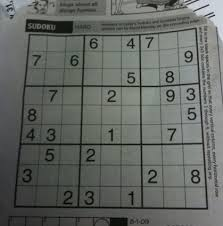
#> input picture 7.jpg, 223 x 226 px
$ python edge.py   (older library calls are emulated)
#> lines starting #> are read from the running program, lines starting #| are printed output that depends on the picture; after the words box and inside, x2 and y2 are one past the last pixel; in counts of white or black regions, pixels touching at a corner belong together
import cv2
import numpy as np
from matplotlib import pyplot as plt
img = cv2.imread('7.jpg',0)
#> img: shape (226, 223); min 0, max 221, mean 101.8
#laplacian
img_laplacian = cv2.Laplacian(img,cv2.CV_64F)
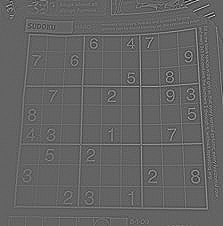
#> img_laplacian: shape (226, 223) float64; min -286, max 443, mean 0; drawn with min black and max white
#sobel
img_sobelx = cv2.Sobel(img,cv2.CV_64F,1,0,ksize=5)
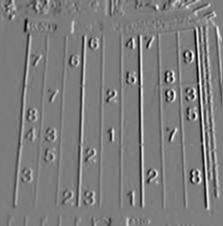
#> img_sobelx: shape (226, 223) float64; min -4858, max 5091, mean 39.4; drawn with min black and max white
img_sobely = cv2.Sobel(img,cv2.CV_64F,0,1,ksize=5)
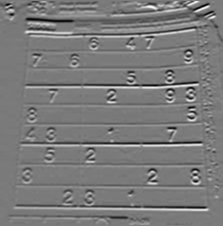
#> img_sobely: shape (226, 223) float64; min -4968, max 5267, mean -29.9; drawn with min black and max white
#canny
img_canny = cv2.Canny(img,100,200)
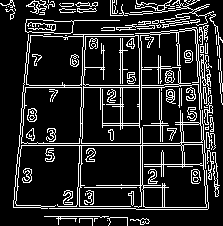
#> img_canny: shape (226, 223); 15.7% white in thin lines or dots
#prewitt
kernelx = np.array([[1,1,1],[0,0,0],[-1,-1,-1]])
kernely = np.array([[-1,0,1],[-1,0,1],[-1,0,1]])
img_prewittx = cv2.filter2D(img, -1, kernelx)
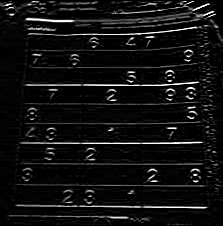
#> img_prewittx: shape (226, 223); min 0, max 255, mean 17.1
img_prewitty = cv2.filter2D(img,-1, kernely)
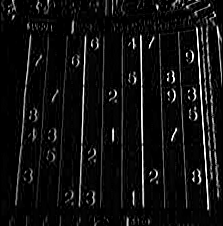
#> img_prewitty: shape (226, 223); min 0, max 255, mean 16.7
plt.figure
plt.subplot(3,2,1),plt.imshow(img_laplacian,cmap = 'gray')
plt.title('Laplacian'), plt.xticks([]), plt.yticks([])
plt.subplot(3,2,2),plt.imshow(img_sobelx,cmap = 'gray')
plt.title('Sobelx'), plt.xticks([]), plt.yticks([])
plt.subplot(3,2,3),plt.imshow(img_sobely,cmap = 'gray')
plt.title('Sobely'), plt.xticks([]), plt.yticks([])
plt.subplot(3,2,4),plt.imshow(img_canny,cmap = 'gray')
plt.title('Canny'), plt.xticks([]), plt.yticks([])
plt.subplot(3,2,5),plt.imshow(img_prewittx,cmap = 'gray')
plt.title('Prewittx'), plt.xticks([]), plt.yticks([])
plt.subplot(3,2,6),plt.imshow(img_prewitty,cmap = 'gray')
plt.title('Prewitty'), plt.xticks([]), plt.yticks([])
plt.show()
plt.figure
plt.imshow(img,cmap = 'gray')
plt.title('Original'), plt.xticks([]), plt.yticks([])
plt.show()

$ run again, with 4.jpg copied over 7.jpg
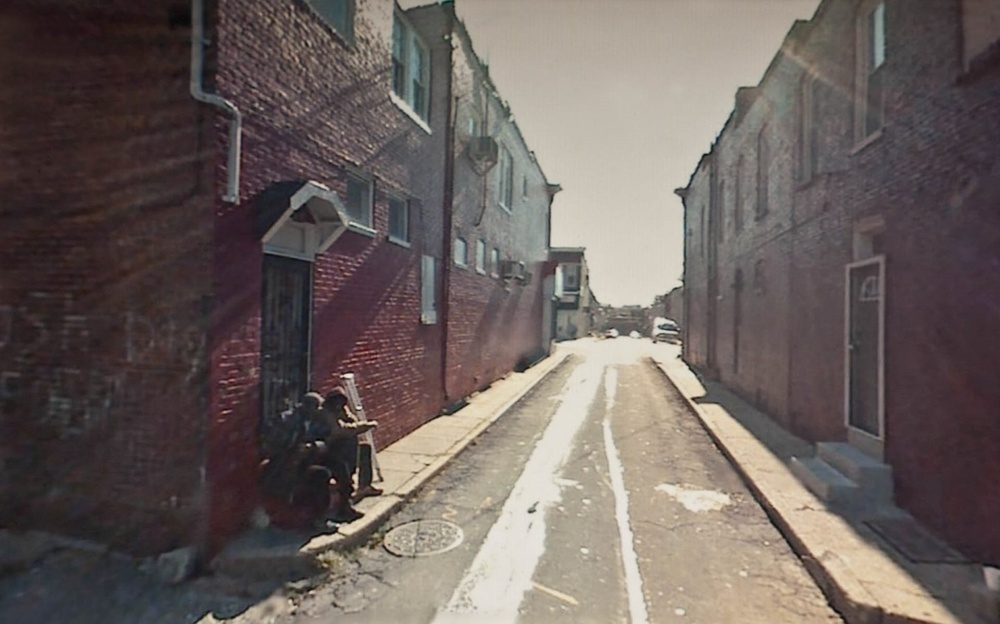
#> input picture 4.jpg, 1000 x 624 px, shrunk from 1442 x 900 before the run
#> `img_canny = cv2.Canny(img,100,200)`:
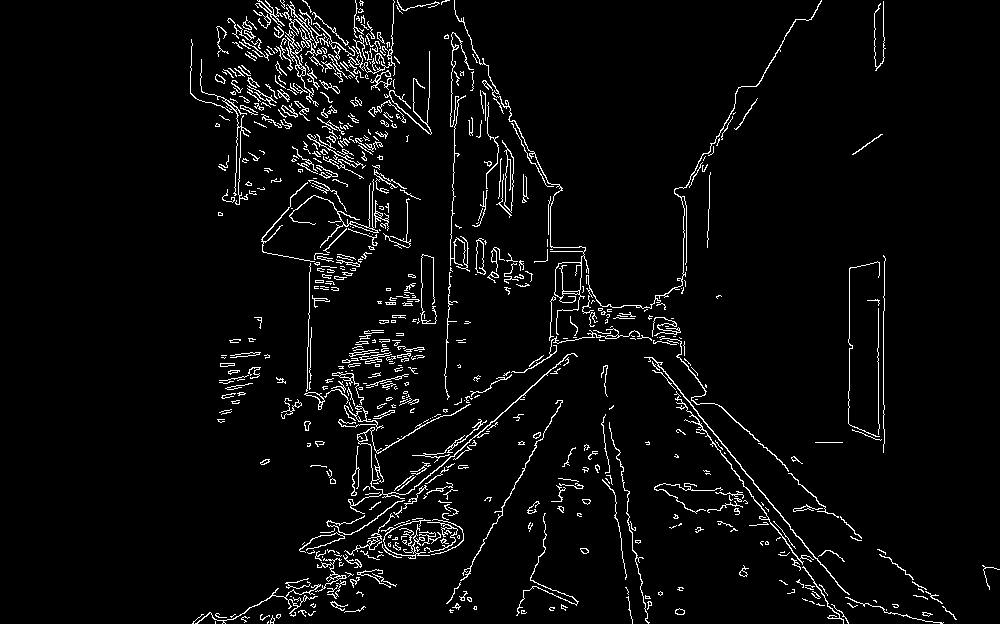
#> img_canny: shape (624, 1000); 4.2% white in thin lines or dots, all inside (x1, y1, x2, y2) = (190, 0, 1000, 624)
#> `img_prewitty = cv2.filter2D(img,-1, kernely)`:
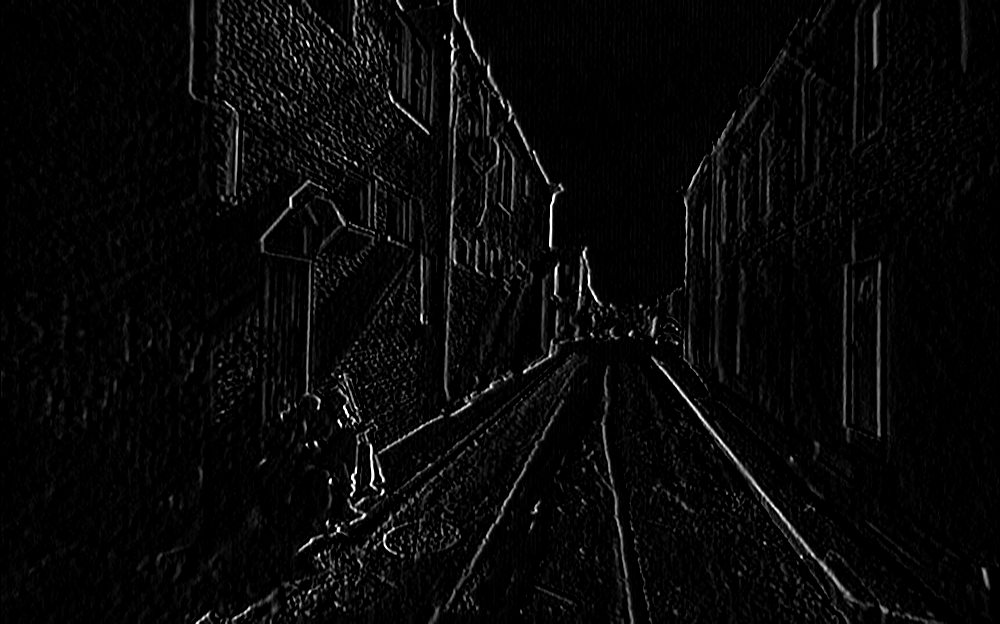
#> img_prewitty: shape (624, 1000); min 0, max 255, mean 8.1

$ run again, with 5.jpg copied over 7.jpg
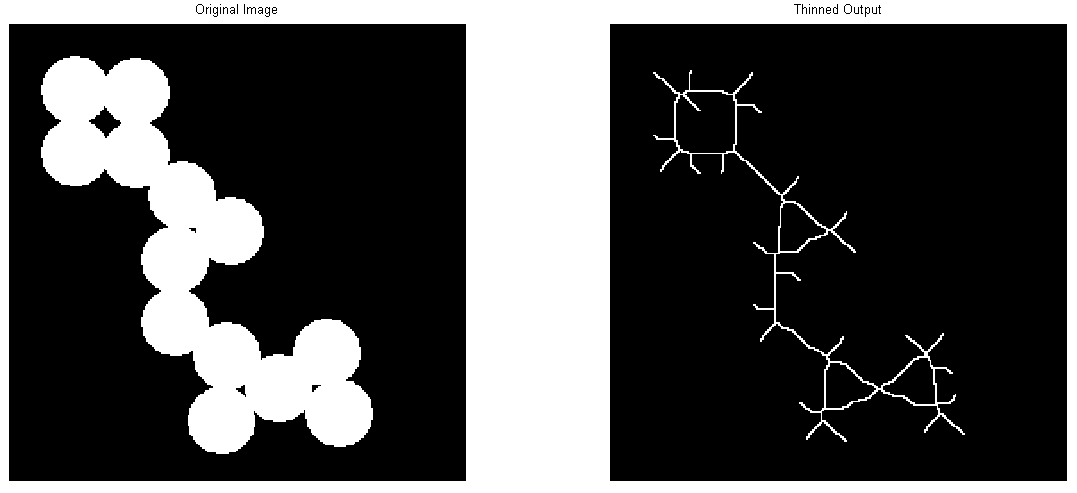
#> input picture 5.jpg, 1077 x 493 px
#> img: shape (493, 1077); 30.4% white; 3 white regions, box (x1, y1, x2, y2) and area: (0, 0, 1077, 493) 112836, (41, 56, 373, 454) 45020, (653, 70, 965, 442) 3641
#> `img_sobely = cv2.Sobel(img,cv2.CV_64F,0,1,ksize=5)`:
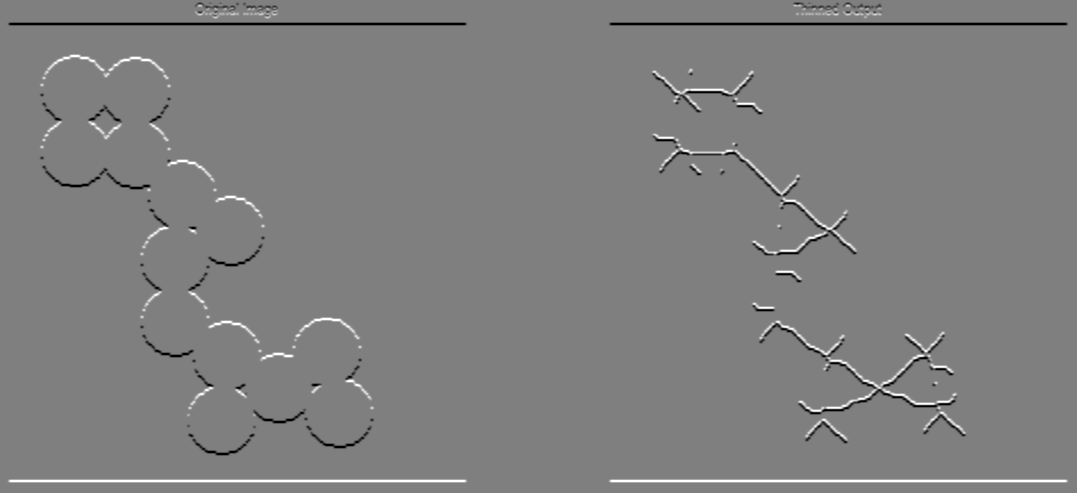
#> img_sobely: shape (493, 1077) float64; min -12240, max 12240, mean 0; drawn with min black and max white
#> img_canny: shape (493, 1077); 1.6% white in thin lines or dots
#> img_prewittx: shape (493, 1077); 1.4% white in thin lines or dots
#> `img_prewitty = cv2.filter2D(img,-1, kernely)`:
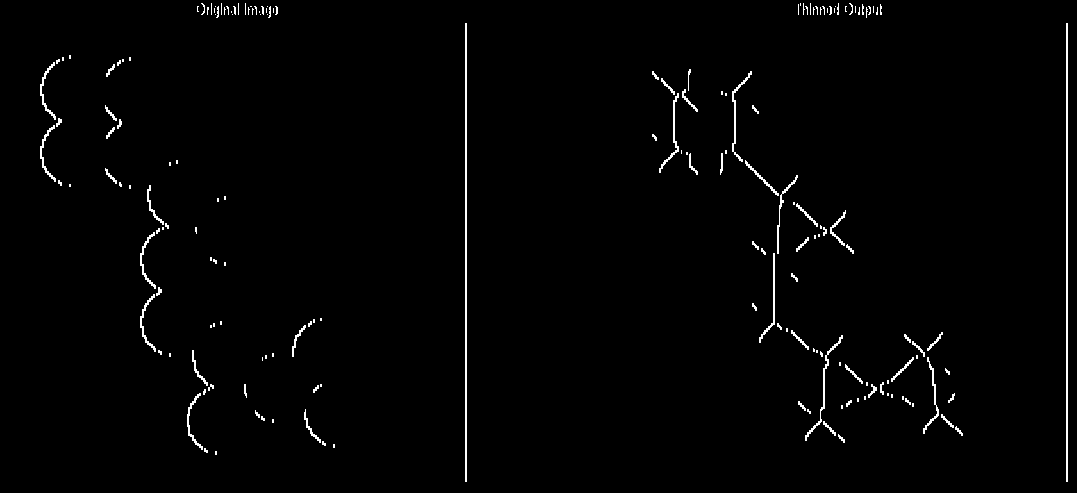
#> img_prewitty: shape (493, 1077); 1.4% white in thin lines or dots
